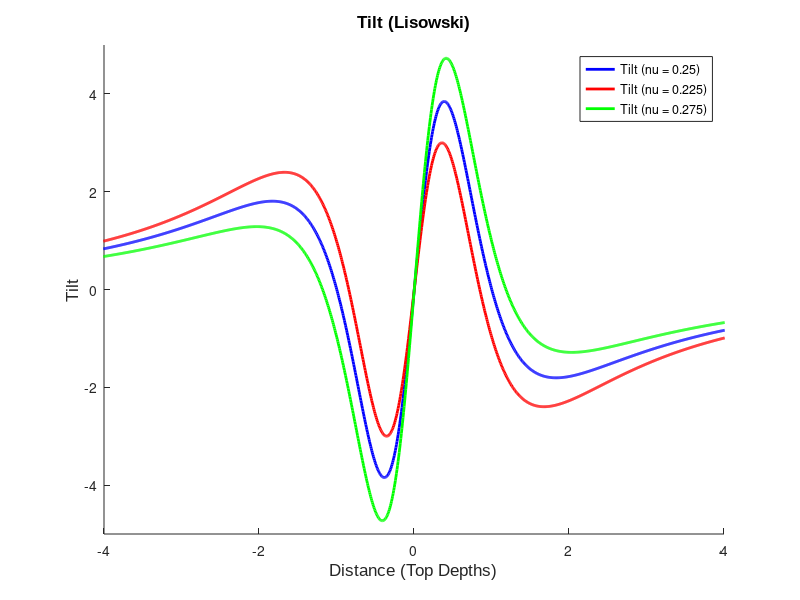

Reproduce this figure in MATLAB.
% Function to calculate tilt from a
% prolate source at depth

%--------------------------------------------------

%variables:

%c1 = top depth of pipe
%c2 = bottom of the pipe
%r = sqrt(x^2 + y^2)
%R1 = sqrt(r^2 + c1^2)
%R2 = sqrt(r^2 + c2^2) 
% a = source radius [m]
% P = source pressure difference from surround [Pa]
% nu = Poisson Ratio
% G = Shear Modulus (Rigidity) [Pa]
% E = Young's Modulus [Pa]
% x = radial distance on the surface [m]
% y = ?
% ur = radial displacement

%----------------------------------------------------

% Tidy Up
%--------
clear all
close all

% Constants
c1 = 1000;
c2 = 50000;
a = 500;
P = 10e6;
nu = [0.25 0.225 0.275];
G = 8e9;

% X & Y Displacement Vectors
x = -4000:5:4000;
y = -4000:5:4000;
close all
figure(1)

hold on
for nu_value=1:max(size(nu))
	% Distance Vector (+ AND -)
	for i=1:max(size(x))
	  if (x(i) < 0) % dont care about y as y=x
		r(i)=-sqrt(x(i)^2 + y(i)^2);
	  else
		r(i)=sqrt(x(i)^2 + y(i)^2);
	  end
	end

	R1 = sqrt(r.^2 + c1.^2);
	R2 = sqrt(r.^2 + c2.^2); 

	%----------------------------------------------------
	%calculations for w
	w = -(a^2*P)/(4*G);
	j = (c1^2)./R1.^3; 
	k = (2*(-2+5*nu(nu_value)))./R1; 
	l = (c2^2*(3-10*nu(nu_value))-2*r.^2*(-2+5*nu(nu_value)))/R2.^3; 
	w = w*(j+k+l);

	%-------------------------------------------------------
	%calculations for tilt (wx,wy)

	top_depth = -r/c1;
	  
	alpha = diff(w);
	beta = diff(x);
	gamma = diff(y);
	tilt_x = -(alpha./beta);
	tilt_y = -(alpha./gamma);

	% Remove 1 value of top_depth due to diff function
	top_depth = top_depth(:,1:max(size(top_depth))-1);

	axis([-4 4 -5 5])
	%aacolor=('blue', 'blue', 'blue');
	%printf('color is %d\n', aacolor(nu_value));
	if (nu_value == 1)
	  plot(top_depth, tilt_x*100000, 'blue', 'LineWidth',2)
	elseif (nu_value == 2)
	  plot(top_depth, tilt_x*100000, 'red', 'LineWidth',2)
	else
	  plot(top_depth, tilt_x*100000, 'green', 'LineWidth',2)
	end
end

% Set Graph Title in fontsize
title('Tilt (Lisowski)', 'FontSize', 12, 'FontName', 'Arial');

legend('Tilt (nu = 0.25)','Tilt (nu = 0.225)','Tilt (nu = 0.275)')
xlabel('Distance (Top Depths)', 'FontSize', 12, 'FontName', 'Arial')
ylabel('Tilt', 'FontSize', 12, 'FontName', 'Arial')

waitforbuttonpress()

%----------------------------------------------------------------------------------
% Save high resolution version of graph to working directory
%----------------------------------------------------------------------------------

% Save figure 1 to jpeg,called output_test.jpg
% at a resolution of 500 dots per inch
% text is (for commercial print) 300
% images are 2000
print(1,'-djpeg','lisowski_pipe_tilt','-r500')

%plot(top_depth(:,1:max(size(top_depth))-1), tilt_y_a)

%grtoup.function(argument)
%a= diff.(w);
%b= diff.(x);

%tilt_x = -(diff.(w)/diff.(x));
